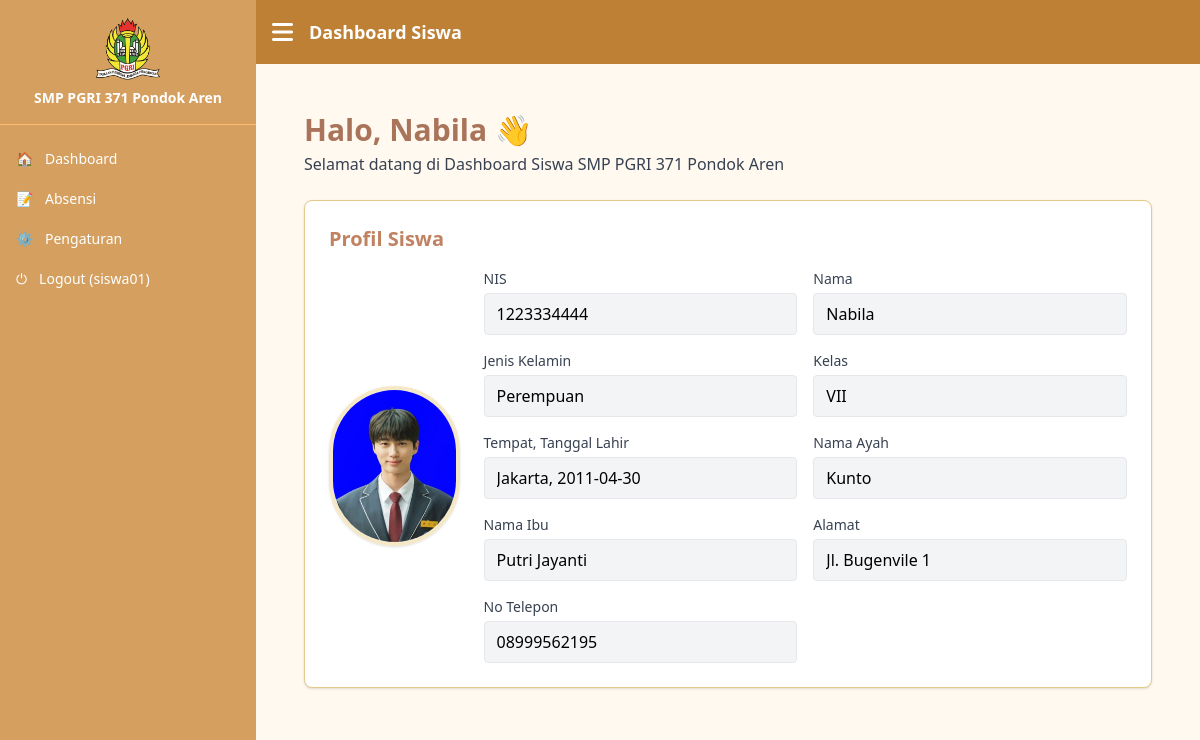
The page /siswa/index.php (signed in) on the database its author committed.
### tables this page shows
CREATE TABLE `siswa` (
  `id` int(11) NOT NULL,
  `username` varchar(50) DEFAULT NULL,
  `email` varchar(100) DEFAULT NULL,
  `nama` varchar(100) NOT NULL,
  `nis` varchar(20) NOT NULL,
  `kelas` varchar(20) NOT NULL,
  `tempat_lahir` varchar(50) DEFAULT NULL,
  `tanggal_lahir` date DEFAULT NULL,
  `nama_ayah` varchar(100) DEFAULT NULL,
  `nama_ibu` varchar(100) DEFAULT NULL,
  `foto` varchar(255) DEFAULT NULL,
  `password` varchar(100) NOT NULL,
  `jenis_kelamin` enum('Laki - Laki','Perempuan') DEFAULT 'Laki - Laki',
  `alamat` varchar(255) DEFAULT NULL,
  `no_telepon` varchar(20) DEFAULT NULL
);

### siswa/dashboard.php (the view, shortened to what this page needs)
<?php
include '../connection/database.php';
$username = $_SESSION['username'];
$query = "SELECT * FROM siswa WHERE username = ?";
$stmt  = $connection->prepare($query);
$stmt->bind_param("s", $username);
$stmt->execute();
$result = $stmt->get_result();
if ($result && $result->num_rows > 0) {
    $user = $result->fetch_assoc();
}
?>
<!DOCTYPE html>
<html lang="id">
<head>
    <script src="https://cdn.tailwindcss.com"></script>
</head>
<body class="bg-[#FFF9F0] flex flex-col min-h-screen">
<div class="flex flex-1">
    <main class="flex-1 p-6 bg-[#FFF9F0]">
        <div class="mb-6">
            <h2 class="text-3xl font-bold  text-[#a9745a]">Halo, <?= htmlspecialchars($user['nama']) ?> 👋</h2>
            <p class="text-gray-700 mt-1">Selamat datang di Dashboard Siswa SMP PGRI 371 Pondok Aren</p>
        </div>
        <div class="bg-white rounded-lg p-6 shadow border border-[#E4C988]">
            <h3 class="text-xl font-semibold mb-4 text-[#C08261]">Profil Siswa</h3>
            <div class="flex flex-col md:flex-row items-center gap-6">
                <div class="w-40 h-40 overflow-hidden rounded-full border-4 border-[#F5E8C7] shadow">
                    <img src="uploads/<?= htmlspecialchars($user['foto']) ?>" alt="Foto Profil" class="w-full h-full object-cover">
                </div>
                <div class="grid grid-cols-1 md:grid-cols-2 gap-4 w-full mt-4 md:mt-0">
                    <div>
                        <label class="block text-sm font-medium text-gray-700">NIS</label>
                        <input type="text" value="<?= htmlspecialchars($user['nis']) ?>" disabled class="w-full mt-1 px-3 py-2 border rounded bg-gray-100">
                    </div>
                    <div>
                        <label class="block text-sm font-medium text-gray-700">Nama</label>
                        <input type="text" value="<?= htmlspecialchars($user['nama']) ?>" disabled class="w-full mt-1 px-3 py-2 border rounded bg-gray-100">
                    </div>
                    <div>
                        <label class="block text-sm font-medium text-gray-700">Jenis Kelamin</label>
                        <input type="text" value="<?= htmlspecialchars($user['jenis_kelamin']) ?>" disabled class="w-full mt-1 px-3 py-2 border rounded bg-gray-100">
                    </div>
                    <div>
                        <label class="block text-sm font-medium text-gray-700">Kelas</label>
                        <input type="text" value="<?= htmlspecialchars($user['kelas']) ?>" disabled class="w-full mt-1 px-3 py-2 border rounded bg-gray-100">
                    </div>
                    <div>
                        <label class="block text-sm font-medium text-gray-700">Tempat, Tanggal Lahir</label>
                        <input type="text" value="<?= htmlspecialchars($user['tempat_lahir']) . ', ' . htmlspecialchars($user['tanggal_lahir']) ?>" disabled class="w-full mt-1 px-3 py-2 border rounded bg-gray-100">
                    </div>
                    <div>
                        <label class="block text-sm font-medium text-gray-700">Nama Ayah</label>
                        <input type="text" value="<?= htmlspecialchars($user['nama_ayah']) ?>" disabled class="w-full mt-1 px-3 py-2 border rounded bg-gray-100">
                    </div>
                    <div>
                        <label class="block text-sm font-medium text-gray-700">Nama Ibu</label>
                        <input type="text" value="<?= htmlspecialchars($user['nama_ibu']) ?>" disabled class="w-full mt-1 px-3 py-2 border rounded bg-gray-100">
                    </div>
                    <div>
                        <label class="block text-sm font-medium text-gray-700">Alamat</label>
                        <input type="text" value="<?= htmlspecialchars($user['alamat']) ?>" disabled class="w-full mt-1 px-3 py-2 border rounded bg-gray-100">
                    </div>
                    <div>
                        <label class="block text-sm font-medium text-gray-700">No Telepon</label>
                        <input type="text" value="<?= htmlspecialchars($user['no_telepon']) ?>" disabled class="w-full mt-1 px-3 py-2 border rounded bg-gray-100">
                    </div>
                </div>
            </div>
        </div>
    </main>
</div>
</body>
</html>

### rows shown on the page
siswa: nama "Nabila", foto (picture), nis "1223334444", jenis_kelamin "Perempuan", kelas "VII", tempat_lahir+tanggal_lahir "Jakarta, 2011-04-30", nama_ayah "Kunto", nama_ibu "Putri Jayanti", alamat "Jl. Bugenvile 1", no_telepon "08999562195"

### other values the page prints
$_SESSION["username"] "siswa01"
